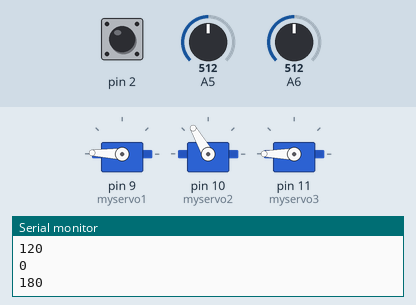
This sketch was run on a simulated Arduino Nano, built with avr-gcc and run on an emulated ATmega328P. On the bench: 3 × servo, the last lines printed to the serial monitor. The test bench sets the inputs (shaded band); at power-on: A5 = 512, A6 = 512, pin 2 HIGH.

Above: at 1.2 s.
1.3 s: A5 set to 576
2.8 s: A5 set to 603
At 4.7 s:
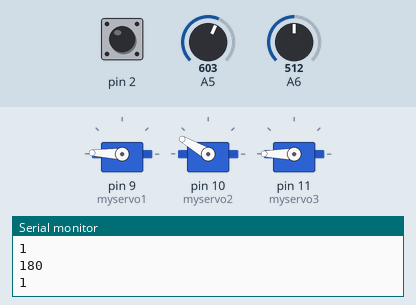
5.8 s: A6 set to 449
7.3 s: A6 set to 422
At 8.27 s:
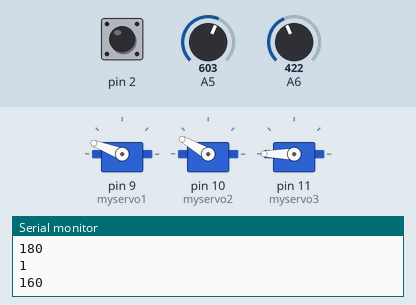
10.3 s: pin 2 pulled LOW for 0.15 s
At 10.47 s:
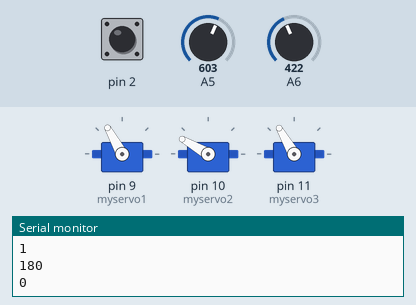
13.3 s: pin 2 pulled LOW for 1 s
At 13.59 s:
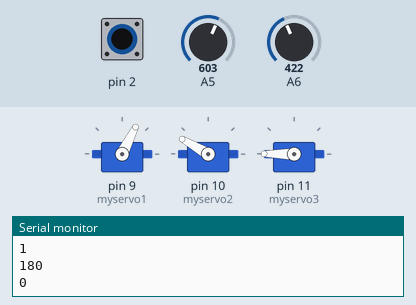
Timing chart, 0 to 17.3 s (numbered marks = the images above; inputs shaded):
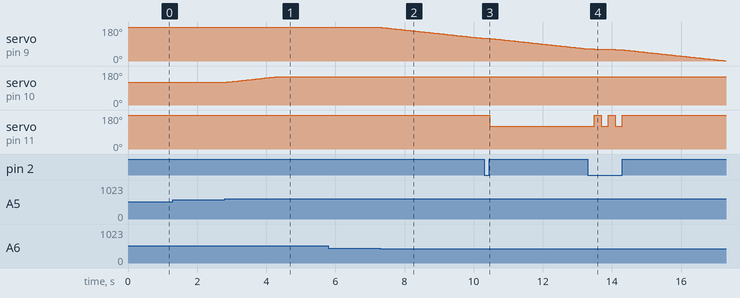

Measured:
- the behaviour switches between 585 and 586 on A5 (found by bisection; images 0 and 1)
- the behaviour switches between 439 and 438 on A6 (found by bisection; images 1 and 2)
- after the input at 2.8 s, servo on pin 10 (myservo2): moves from 120° to 150° over 1.5 s, starting at once
- after the input at 7.3 s, servo on pin 9 (myservo1): moves from 178° to 120° over 2.9 s, starting at once
- after the input at 10.3 s, servo on pin 11 (myservo3): 180° → 120° after 0.17 s
- after the input at 13.3 s, servo on pin 11 (myservo3): alternates 180° for 0.20 s and 120° for 0.20 s, 5 changes in all, then stays 180°, starting after 0.19 s

The sketch:

RoboArmSBG.ino
```cpp
#include <Servo.h>
Servo myservo1;
Servo myservo2;
Servo myservo3;
int x=180;
int y=120;
int z=180;

void setup() {

    Serial.begin(9600);
    pinMode(2,INPUT_PULLUP);
myservo1.attach(9);
myservo2.attach(10);
myservo3.attach(11);
}

void loop() {

int dx=map((analogRead(A6)-512), -512, 512, -3, 4);
int dy=map((analogRead(A5)-512), -512, 512, -3, 4);

x=x+dx;
y=y+dy;


if(x<2){
  x=2;
}
if(x>178){
  x=178;
}
if(y<65){
  y=65;
}
if(y>150){
  y=150;
}

if (digitalRead(2)==LOW) {
  if(z==180){
    z=120;
  }
  else{
    z=180;
  }
  delay(150);
}


myservo1.write(x);
myservo2.write(y);
myservo3.write(z);
delay(50);
Serial.println();
Serial.println(x);
Serial.println(dx);
Serial.println(y);
Serial.println(dy);
Serial.println(z);
Serial.println(digitalRead(2));

}
```
